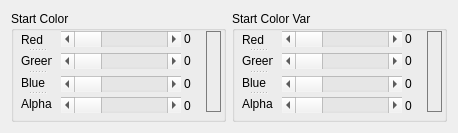
      <widget class="QWidget" name="tab">
       <attribute name="title">
        <string>Start Color</string>
       </attribute>
       <layout class="QHBoxLayout" name="horizontalLayout">
        <item>
         <widget class="QGroupBox" name="groupBox_10">
          <property name="minimumSize">
           <size>
            <width>215</width>
            <height>111</height>
           </size>
          </property>
          <property name="title">
           <string>Start Color</string>
          </property>
          <widget class="QScrollBar" name="horizontalScrollBar_17">
           <property name="geometry">
            <rect>
             <x>50</x>
             <y>20</y>
             <width>120</width>
             <height>16</height>
            </rect>
           </property>
           <property name="maximum">
            <number>255</number>
           </property>
           <property name="singleStep">
            <number>1</number>
           </property>
           <property name="pageStep">
            <number>10</number>
           </property>
           <property name="orientation">
            <enum>Qt::Horizontal</enum>
           </property>
          </widget>
          <widget class="QScrollBar" name="horizontalScrollBar_18">
           <property name="geometry">
            <rect>
             <x>50</x>
             <y>42</y>
             <width>120</width>
             <height>16</height>
            </rect>
           </property>
           <property name="maximum">
            <number>255</number>
           </property>
           <property name="singleStep">
            <number>1</number>
           </property>
           <property name="pageStep">
            <number>10</number>
           </property>
           <property name="orientation">
            <enum>Qt::Horizontal</enum>
           </property>
          </widget>
          <widget class="QScrollBar" name="horizontalScrollBar_19">
           <property name="geometry">
            <rect>
             <x>50</x>
             <y>65</y>
             <width>120</width>
             <height>16</height>
            </rect>
           </property>
           <property name="maximum">
            <number>255</number>
           </property>
           <property name="singleStep">
            <number>1</number>
           </property>
           <property name="orientation">
            <enum>Qt::Horizontal</enum>
           </property>
          </widget>
          <widget class="QScrollBar" name="horizontalScrollBar_20">
           <property name="geometry">
            <rect>
             <x>50</x>
             <y>86</y>
             <width>120</width>
             <height>16</height>
            </rect>
           </property>
           <property name="maximum">
            <number>255</number>
           </property>
           <property name="singleStep">
            <number>1</number>
           </property>
           <property name="orientation">
            <enum>Qt::Horizontal</enum>
           </property>
          </widget>
          <widget class="QLabel" name="label_62">
           <property name="geometry">
            <rect>
             <x>173</x>
             <y>22</y>
             <width>21</width>
             <height>12</height>
            </rect>
           </property>
           <property name="text">
            <string>0</string>
           </property>
          </widget>
          <widget class="QLabel" name="label_63">
           <property name="geometry">
            <rect>
             <x>173</x>
             <y>44</y>
             <width>21</width>
             <height>12</height>
            </rect>
           </property>
           <property name="text">
            <string>0</string>
           </property>
          </widget>
          <widget class="QLabel" name="label_64">
           <property name="geometry">
            <rect>
             <x>173</x>
             <y>67</y>
             <width>21</width>
             <height>12</height>
            </rect>
           </property>
           <property name="text">
            <string>0</string>
           </property>
          </widget>
          <widget class="QLabel" name="label_65">
           <property name="geometry">
            <rect>
             <x>173</x>
             <y>89</y>
             <width>21</width>
             <height>12</height>
            </rect>
           </property>
           <property name="text">
            <string>0</string>
           </property>
          </widget>
          <widget class="QSplitter" name="splitter_5">
           <property name="geometry">
            <rect>
             <x>10</x>
             <y>20</y>
             <width>31</width>
             <height>81</height>
            </rect>
           </property>
           <property name="orientation">
            <enum>Qt::Vertical</enum>
           </property>
           <widget class="QLabel" name="label_66">
            <property name="text">
             <string>Red</string>
            </property>
           </widget>
           <widget class="QLabel" name="label_67">
            <property name="text">
             <string>Green</string>
            </property>
           </widget>
           <widget class="QLabel" name="label_68">
            <property name="text">
             <string>Blue</string>
            </property>
           </widget>
           <widget class="QLabel" name="label_69">
            <property name="text">
             <string>Alpha</string>
            </property>
           </widget>
          </widget>
          <widget class="QPushButton" name="pushButton_3">
           <property name="geometry">
            <rect>
             <x>195</x>
             <y>20</y>
             <width>15</width>
             <height>81</height>
            </rect>
           </property>
           <property name="styleSheet">
            <string notr="true">border:1px solid rgb(124,124,124);</string>
           </property>
           <property name="text">
            <string/>
           </property>
           <property name="autoDefault">
            <bool>false</bool>
           </property>
           <property name="default">
            <bool>false</bool>
           </property>
           <property name="flat">
            <bool>false</bool>
           </property>
          </widget>
         </widget>
        </item>
        <item>
         <widget class="QGroupBox" name="groupBox_11">
          <property name="minimumSize">
           <size>
            <width>215</width>
            <height>111</height>
           </size>
          </property>
          <property name="title">
           <string>Start Color Var</string>
          </property>
          <widget class="QScrollBar" name="horizontalScrollBar_21">
           <property name="geometry">
            <rect>
             <x>50</x>
             <y>20</y>
             <width>120</width>
             <height>16</height>
            </rect>
           </property>
           <property name="maximum">
            <number>255</number>
           </property>
           <property name="singleStep">
            <number>1</number>
           </property>
           <property name="pageStep">
            <number>10</number>
           </property>
           <property name="orientation">
            <enum>Qt::Horizontal</enum>
           </property>
          </widget>
          <widget class="QScrollBar" name="horizontalScrollBar_22">
           <property name="geometry">
            <rect>
             <x>50</x>
             <y>42</y>
             <width>120</width>
             <height>16</height>
            </rect>
           </property>
           <property name="maximum">
            <number>255</number>
           </property>
           <property name="singleStep">
            <number>1</number>
           </property>
           <property name="pageStep">
            <number>10</number>
           </property>
           <property name="orientation">
            <enum>Qt::Horizontal</enum>
           </property>
          </widget>
          <widget class="QScrollBar" name="horizontalScrollBar_23">
           <property name="geometry">
            <rect>
             <x>50</x>
             <y>65</y>
             <width>120</width>
             <height>16</height>
            </rect>
           </property>
           <property name="maximum">
            <number>255</number>
           </property>
           <property name="singleStep">
            <number>1</number>
           </property>
           <property name="orientation">
            <enum>Qt::Horizontal</enum>
           </property>
          </widget>
          <widget class="QScrollBar" name="horizontalScrollBar_24">
           <property name="geometry">
            <rect>
             <x>50</x>
             <y>86</y>
             <width>120</width>
             <height>16</height>
            </rect>
           </property>
           <property name="maximum">
            <number>255</number>
           </property>
           <property name="singleStep">
            <number>1</number>
           </property>
           <property name="orientation">
            <enum>Qt::Horizontal</enum>
           </property>
          </widget>
          <widget class="QLabel" name="label_70">
           <property name="geometry">
            <rect>
             <x>173</x>
             <y>22</y>
             <width>21</width>
             <height>12</height>
            </rect>
           </property>
           <property name="text">
            <string>0</string>
           </property>
          </widget>
          <widget class="QLabel" name="label_71">
           <property name="geometry">
            <rect>
             <x>173</x>
             <y>44</y>
             <width>21</width>
             <height>12</height>
            </rect>
           </property>
           <property name="text">
            <string>0</string>
           </property>
          </widget>
          <widget class="QLabel" name="label_72">
           <property name="geometry">
            <rect>
             <x>173</x>
             <y>67</y>
             <width>21</width>
             <height>12</height>
            </rect>
           </property>
           <property name="text">
            <string>0</string>
           </property>
          </widget>
          <widget class="QLabel" name="label_73">
           <property name="geometry">
            <rect>
             <x>173</x>
             <y>89</y>
             <width>21</width>
             <height>12</height>
            </rect>
           </property>
           <property name="text">
            <string>0</string>
           </property>
          </widget>
          <widget class="QSplitter" name="splitter_6">
           <property name="geometry">
            <rect>
             <x>10</x>
             <y>20</y>
             <width>31</width>
             <height>81</height>
            </rect>
           </property>
           <property name="orientation">
            <enum>Qt::Vertical</enum>
           </property>
           <widget class="QLabel" name="label_74">
            <property name="text">
             <string>Red</string>
            </property>
           </widget>
           <widget class="QLabel" name="label_75">
            <property name="text">
             <string>Green</string>
            </property>
           </widget>
           <widget class="QLabel" name="label_76">
            <property name="text">
             <string>Blue</string>
            </property>
           </widget>
           <widget class="QLabel" name="label_77">
            <property name="text">
             <string>Alpha</string>
            </property>
           </widget>
          </widget>
          <widget class="QPushButton" name="pushButton_4">
           <property name="geometry">
            <rect>
             <x>195</x>
             <y>20</y>
             <width>15</width>
             <height>81</height>
            </rect>
           </property>
           <property name="styleSheet">
            <string notr="true">border:1px solid rgb(124,124,124);</string>
           </property>
           <property name="text">
            <string/>
           </property>
           <property name="autoDefault">
            <bool>false</bool>
           </property>
           <property name="default">
            <bool>false</bool>
           </property>
           <property name="flat">
            <bool>false</bool>
           </property>
          </widget>
         </widget>
        </item>
       </layout>
      </widget>
